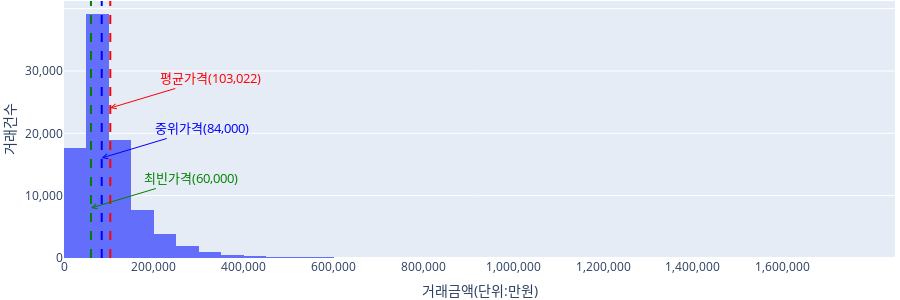

The notebook cell saved with this chart:
### Code cell
# df_basic 거래금액 컬럼의 히스토그램 차트
fig = px.histogram(df_basic, x='거래금액', nbins=50)
fig.update_layout(margin={"r":0,"t":0,"l":0,"b":0}, height=300)
fig.update_yaxes(title='거래건수', tickformat=',')
fig.update_xaxes(title='거래금액(단위:만원)',tickformat=',')
fig.add_vline(x=avg_price, line_width=2, line_dash="dash", line_color="red") 
fig.add_vline(x=median_price, line_width=2, line_dash="dash", line_color="blue") 
fig.add_vline(x=mode_price[0], line_width=2, line_dash="dash", line_color="green")
fig.add_annotation(
    x=avg_price, 
    text="평균가격(" + formatted_avg_price + ")",
    font=dict(size=13, color='red'), 
    showarrow=True, 
    arrowhead=5,
    arrowcolor='red', 
    ax=100, # x축 위치 조정
    yshift=150) # y축 위치 조정
fig.add_annotation(
    x=median_price, 
    text="중위가격(" + formatted_median_price + ")",
    font=dict(size=13, color='blue'), 
    showarrow=True, 
    arrowhead=5,
    arrowcolor='blue', 
    ax=100, # x축 위치 조정
    yshift=100) # y축 위치 조정
fig.add_annotation(
    x=mode_price[0], 
    text="최빈가격(" + formatted_mode_price + ")",
    font=dict(size=13, color='green'), 
    showarrow=True, 
    arrowhead=5,
    arrowcolor='green', 
    ax=100, # x축 위치 조정
    yshift=50) # y축 위치 조정

### Figure 1 — Plotly figure (JSON) as saved in the notebook; plotly's stock layout.template omitted (floating-point values rounded to 4 significant figures; data arrays with more than 128 entries replaced by an {"elided": "..."} marker saying what was removed)
{"data": [{"alignmentgroup": "True", "bingroup": "x", "hovertemplate": "거래금액=%{x}<br>count=%{y}<extra></extra>", "legendgroup": "", "marker": {"color": "#636efa", "pattern": {"shape": ""}}, "name": "", "nbinsx": 50, "offsetgroup": "", "orientation": "v", "showlegend": false, "type": "histogram", "x": {"elided": "91575 int values"}, "xaxis": "x", "yaxis": "y"}], "layout": {"annotations": [{"arrowcolor": "red", "arrowhead": 5, "ax": 100, "font": {"color": "red", "size": 13}, "showarrow": true, "text": "평균가격(103,022)", "x": 103022, "yshift": 150}, {"arrowcolor": "blue", "arrowhead": 5, "ax": 100, "font": {"color": "blue", "size": 13}, "showarrow": true, "text": "중위가격(84,000)", "x": 84000, "yshift": 100}, {"arrowcolor": "green", "arrowhead": 5, "ax": 100, "font": {"color": "green", "size": 13}, "showarrow": true, "text": "최빈가격(60,000)", "x": 60000, "yshift": 50}], "barmode": "relative", "height": 300, "legend": {"tracegroupgap": 0}, "margin": {"b": 0, "l": 0, "r": 0, "t": 0}, "shapes": [{"line": {"color": "red", "dash": "dash", "width": 2}, "type": "line", "x0": 103022, "x1": 103022, "xref": "x", "y0": 0, "y1": 1, "yref": "y domain"}, {"line": {"color": "blue", "dash": "dash", "width": 2}, "type": "line", "x0": 84000, "x1": 84000, "xref": "x", "y0": 0, "y1": 1, "yref": "y domain"}, {"line": {"color": "green", "dash": "dash", "width": 2}, "type": "line", "x0": 60000, "x1": 60000, "xref": "x", "y0": 0, "y1": 1, "yref": "y domain"}], "xaxis": {"anchor": "y", "domain": [0, 1], "tickformat": ",", "title": {"text": "거래금액(단위:만원)"}}, "yaxis": {"anchor": "x", "domain": [0, 1], "tickformat": ",", "title": {"text": "거래건수"}}}}
